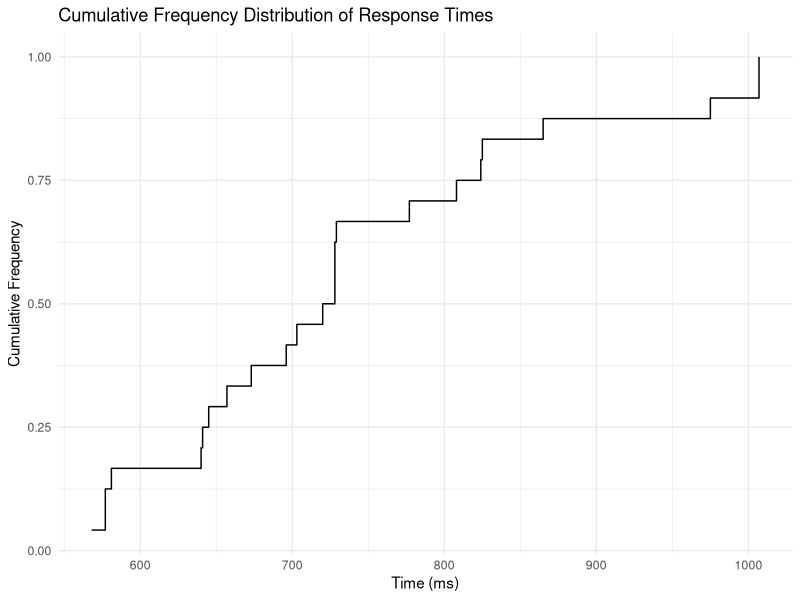
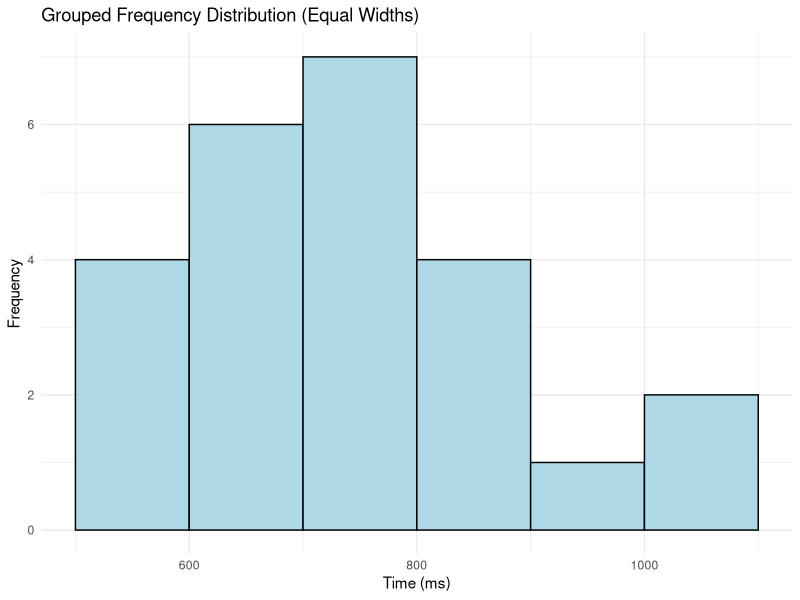
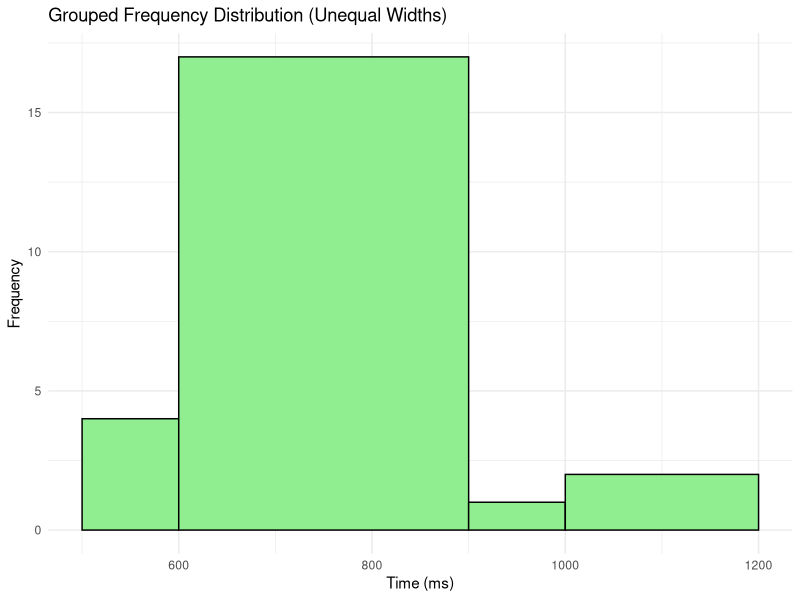

These charts were generated, in order, by the following R code:
# Task 2
# Input the data
times <- c(568, 577, 577, 581, 640, 641, 645, 657, 673, 696, 703, 720, 728, 728, 728, 729, 777, 808, 824, 825, 865, 975, 1007, 1007)

# Load necessary library
library(ggplot2)

# Sort the data
sorted_times <- sort(times)

# Compute cumulative frequency
cumulative_freq <- cumsum(table(sorted_times)) / length(times)

# Create a data frame for plotting
cum_freq_df <- data.frame(
  Time = as.numeric(names(cumulative_freq)),
  CumulativeFrequency = cumulative_freq
)

# Plot cumulative frequency distribution
ggplot(cum_freq_df, aes(x = Time, y = CumulativeFrequency)) +
  geom_step() +
  labs(title = "Cumulative Frequency Distribution of Response Times",
       x = "Time (ms)", y = "Cumulative Frequency") +
  theme_minimal()

# Calculate the proportions

# i. Proportion of times <= 800
prop_less_equal_800 <- sum(times <= 800) / length(times)

# ii. Proportion of times > 725
prop_greater_725 <- sum(times > 725) / length(times)

# iii. Proportion of times > 642 and <= 777
prop_between_642_777 <- sum(times > 642 & times <= 777) / length(times)

# iv. Proportion of times equal to 696
prop_equal_696 <- sum(times == 696) / length(times)

# Define classes
breaks1 <- seq(500, 1100, by = 100)

# Grouped frequency distribution
grouped_freq1 <- cut(times, breaks = breaks1, right = TRUE)
grouped_freq_table1 <- table(grouped_freq1)

# Plot histogram for the grouped data
ggplot(data = data.frame(times), aes(x = times)) +
  geom_histogram(breaks = breaks1, color = "black", fill = "lightblue") +
  labs(title = "Grouped Frequency Distribution (Equal Widths)",
       x = "Time (ms)", y = "Frequency") +
  theme_minimal()

# Define new classes with unequal width
breaks2 <- c(500, 600, 900, 1000, 1200)

# Grouped frequency distribution
grouped_freq2 <- cut(times, breaks = breaks2, right = TRUE)
grouped_freq_table2 <- table(grouped_freq2)

# Plot histogram for the grouped data with unequal width classes
ggplot(data = data.frame(times), aes(x = times)) +
  geom_histogram(breaks = breaks2, color = "black", fill = "lightgreen") +
  labs(title = "Grouped Frequency Distribution (Unequal Widths)",
       x = "Time (ms)", y = "Frequency") +
  theme_minimal()

